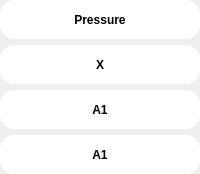
                           <widget class="QFrame" name="frame_155">
                            <property name="styleSheet">
                             <string notr="true">border-top-left-radius:15px;
border-top-right-radius:15px;
border-bottom-right-radius:15px;
border-bottom-left-radius:15px;
</string>
                            </property>
                            <property name="frameShape">
                             <enum>QFrame::StyledPanel</enum>
                            </property>
                            <property name="frameShadow">
                             <enum>QFrame::Raised</enum>
                            </property>
                            <layout class="QVBoxLayout" name="verticalLayout_56">
                             <property name="leftMargin">
                              <number>0</number>
                             </property>
                             <property name="topMargin">
                              <number>0</number>
                             </property>
                             <property name="rightMargin">
                              <number>0</number>
                             </property>
                             <property name="bottomMargin">
                              <number>0</number>
                             </property>
                             <item>
                              <widget class="QFrame" name="pressure_3">
                               <property name="styleSheet">
                                <string notr="true">
background-color:white;</string>
                               </property>
                               <property name="frameShape">
                                <enum>QFrame::StyledPanel</enum>
                               </property>
                               <property name="frameShadow">
                                <enum>QFrame::Raised</enum>
                               </property>
                               <layout class="QGridLayout" name="gridLayout_46">
                                <property name="leftMargin">
                                 <number>0</number>
                                </property>
                                <property name="topMargin">
                                 <number>0</number>
                                </property>
                                <property name="rightMargin">
                                 <number>0</number>
                                </property>
                                <property name="bottomMargin">
                                 <number>0</number>
                                </property>
                                <item row="0" column="0">
                                 <widget class="QPushButton" name="pushButton_21">
                                  <property name="minimumSize">
                                   <size>
                                    <width>110</width>
                                    <height>39</height>
                                   </size>
                                  </property>
                                  <property name="font">
                                   <font>
                                    <pointsize>9</pointsize>
                                    <weight>75</weight>
                                    <bold>true</bold>
                                   </font>
                                  </property>
                                  <property name="styleSheet">
                                   <string notr="true">QPushButton {
    background-color: white;
    border: none;
}

QPushButton:hover {
    background: black;
	color:white;
}</string>
                                  </property>
                                  <property name="text">
                                   <string>Pressure</string>
                                  </property>
                                 </widget>
                                </item>
                               </layout>
                              </widget>
                             </item>
                             <item>
                              <widget class="QFrame" name="xvalue">
                               <property name="styleSheet">
                                <string notr="true">

background-color:white;</string>
                               </property>
                               <property name="frameShape">
                                <enum>QFrame::StyledPanel</enum>
                               </property>
                               <property name="frameShadow">
                                <enum>QFrame::Raised</enum>
                               </property>
                               <layout class="QGridLayout" name="gridLayout_47">
                                <property name="leftMargin">
                                 <number>0</number>
                                </property>
                                <property name="topMargin">
                                 <number>0</number>
                                </property>
                                <property name="rightMargin">
                                 <number>0</number>
                                </property>
                                <property name="bottomMargin">
                                 <number>0</number>
                                </property>
                                <item row="0" column="0">
                                 <widget class="QPushButton" name="pushButton_24">
                                  <property name="minimumSize">
                                   <size>
                                    <width>110</width>
                                    <height>39</height>
                                   </size>
                                  </property>
                                  <property name="font">
                                   <font>
                                    <pointsize>9</pointsize>
                                    <weight>75</weight>
                                    <bold>true</bold>
                                   </font>
                                  </property>
                                  <property name="styleSheet">
                                   <string notr="true">QPushButton {
    background-color: white;
    border: none;
}

QPushButton:hover {
    background: black;
	color:white;
}</string>
                                  </property>
                                  <property name="text">
                                   <string>X</string>
                                  </property>
                                 </widget>
                                </item>
                               </layout>
                              </widget>
                             </item>
                             <item>
                              <widget class="QFrame" name="a1_3">
                               <property name="styleSheet">
                                <string notr="true">background-color:white;</string>
                               </property>
                               <property name="frameShape">
                                <enum>QFrame::StyledPanel</enum>
                               </property>
                               <property name="frameShadow">
                                <enum>QFrame::Raised</enum>
                               </property>
                               <layout class="QGridLayout" name="gridLayout_48">
                                <property name="leftMargin">
                                 <number>0</number>
                                </property>
                                <property name="topMargin">
                                 <number>0</number>
                                </property>
                                <property name="rightMargin">
                                 <number>0</number>
                                </property>
                                <property name="bottomMargin">
                                 <number>0</number>
                                </property>
                                <item row="0" column="0">
                                 <widget class="QPushButton" name="pushButton_27">
                                  <property name="minimumSize">
                                   <size>
                                    <width>110</width>
                                    <height>39</height>
                                   </size>
                                  </property>
                                  <property name="font">
                                   <font>
                                    <pointsize>9</pointsize>
                                    <weight>75</weight>
                                    <bold>true</bold>
                                   </font>
                                  </property>
                                  <property name="styleSheet">
                                   <string notr="true">QPushButton {
    background-color: white;
    border: none;
}

QPushButton:hover {
    background: black;
	color:white;
}</string>
                                  </property>
                                  <property name="text">
                                   <string>A1</string>
                                  </property>
                                 </widget>
                                </item>
                               </layout>
                              </widget>
                             </item>
                             <item>
                              <widget class="QFrame" name="a1_4">
                               <property name="styleSheet">
                                <string notr="true">background-color:white;</string>
                               </property>
                               <property name="frameShape">
                                <enum>QFrame::StyledPanel</enum>
                               </property>
                               <property name="frameShadow">
                                <enum>QFrame::Raised</enum>
                               </property>
                               <layout class="QGridLayout" name="gridLayout_49">
                                <property name="leftMargin">
                                 <number>0</number>
                                </property>
                                <property name="topMargin">
                                 <number>0</number>
                                </property>
                                <property name="rightMargin">
                                 <number>0</number>
                                </property>
                                <property name="bottomMargin">
                                 <number>0</number>
                                </property>
                                <item row="0" column="0">
                                 <widget class="QPushButton" name="pushButton_30">
                                  <property name="minimumSize">
                                   <size>
                                    <width>110</width>
                                    <height>39</height>
                                   </size>
                                  </property>
                                  <property name="font">
                                   <font>
                                    <pointsize>9</pointsize>
                                    <weight>75</weight>
                                    <bold>true</bold>
                                   </font>
                                  </property>
                                  <property name="styleSheet">
                                   <string notr="true">QPushButton {
    background-color: white;
    border: none;
}

QPushButton:hover {
    background: black;
	color:white;
}</string>
                                  </property>
                                  <property name="text">
                                   <string>A1</string>
                                  </property>
                                 </widget>
                                </item>
                               </layout>
                              </widget>
                             </item>
                            </layout>
                           </widget>
